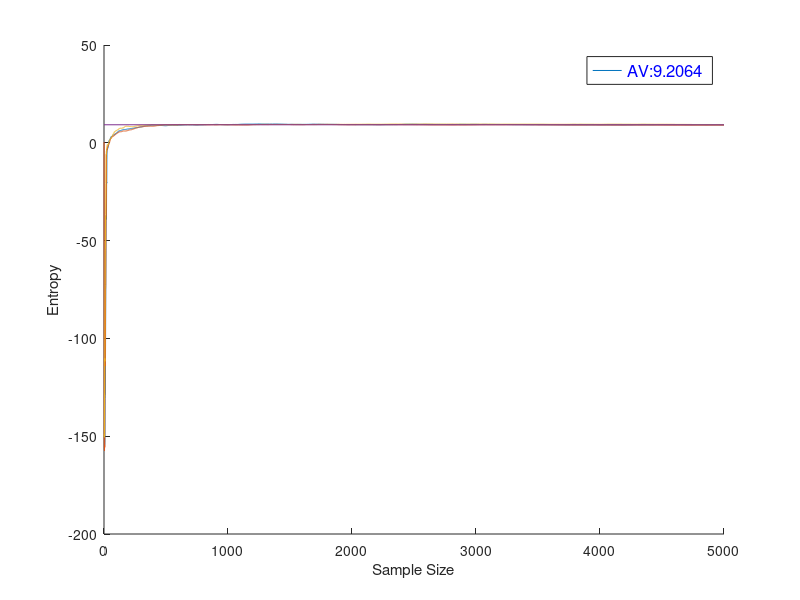

Recreate this plot in MATLAB.
%MATLAB FUNCTION (MHSAMPLE)

%init
H=9.218;
sampleSize = 5000;
dim = 9;
chains=3;
burn=100;
start = zeros(chains, dim);
valArray=zeros(sampleSize, 1);
valArray2=zeros(sampleSize, 1);
valArray3=zeros(sampleSize, 1);

mu=[1, 2, 3, 1, 2, 3, 1, 2, 3];
sigma=[.5, .5, .5, .25, .25, .25, .75, .75, .75];
delta=.5;
%target distribution, [chainSize 1] vector
pdf=@(x) mvnpdf(x, mu, sigma);
%proposal pdf, [chainSize 1] vector
proppdf=@(x,y) prod(unifpdf(y-x, -delta, delta), 2);
%random number generator, [chainSize dim] matrix
proprnd=@(x) x + rand(chains, dim)*2*delta - delta;
%Met-Hast matlab function
sample=mhsample(start, sampleSize, 'pdf', pdf, 'proppdf', proppdf, 'proprnd', proprnd, 'nchain', chains);

for i=1:sampleSize
    sam=sample(1:i, :, 1);
    val=log(det(2*pi*exp(1)*cov(sam)))/2;
    valArray(i)=real(val);
    
    sam=sample(1:i, :, 2);
    val=log(det(2*pi*exp(1)*cov(sam)))/2;
    valArray2(i)=real(val);
    
    sam=sample(1:i, :, 3);
    val=log(det(2*pi*exp(1)*cov(sam)))/2;
    valArray3(i)=real(val);
    
end
%Function value from all samples
val=log(det(2*pi*exp(1)*cov(sam)))/2;
valSum=sum(valArray(burn:sampleSize))/(sampleSize-burn)

%Show histogram
%figure;
%hist(sample(:, 1), 30);

%Plot
figure;
hold on;
plot(1:sampleSize, valArray);
plot(1:sampleSize, valArray2);
plot(1:sampleSize, valArray3);
plot([0 sampleSize], [H H]);
hold off;
ylabel('Entropy');
xlabel('Sample Size');
legend({strcat('AV: ', num2str(valSum))}, 'FontSize', 12, 'TextColor', 'blue');
